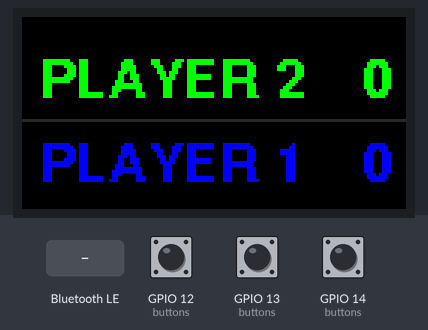
This sketch was run on a simulated ESP32. Parts: 128×64 colour display. The inputs (shaded band) are chosen by the test bench; at power-on: GPIO 12 (buttons) HIGH, GPIO 13 (buttons) HIGH, GPIO 14 (buttons) HIGH. EEPROM starts erased; nothing arrives over Bluetooth unless stated; a phone connects over Bluetooth LE 3 s after start.

Above: at 1.2 s.
1.3 s: GPIO 12 (buttons) pulled LOW for 0.15 s
At 2.0 s:
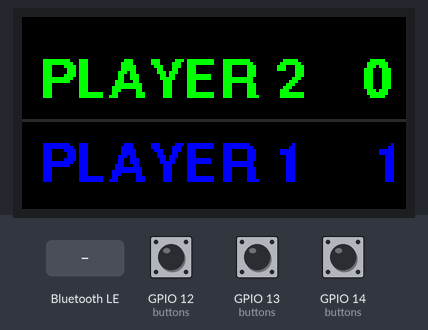
2.9 s: GPIO 13 (buttons) pulled LOW for 0.15 s
At 4.2 s:
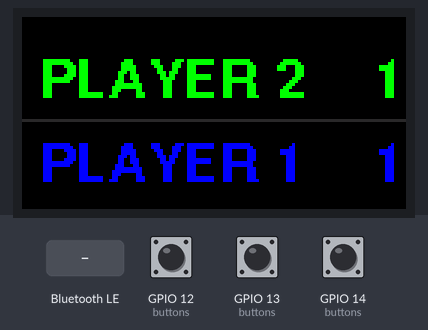
4.5 s: Bluetooth LE write "P1+" received
At 5.0 s:
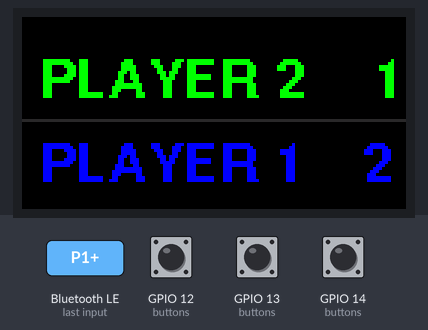
6.0 s: GPIO 13 (buttons) pulled LOW for 1 s
At 8.1 s:
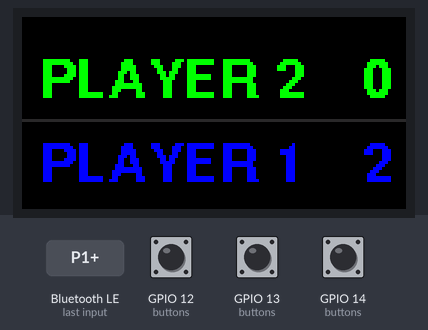
10.0 s: GPIO 12 (buttons) pulled LOW for 0.15 s
At 11.1 s:
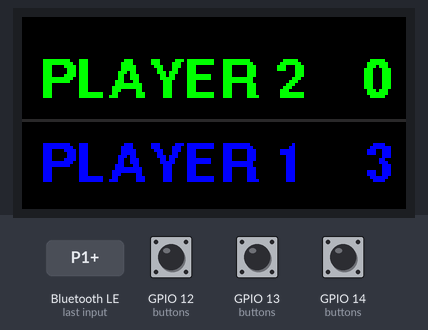
Timing chart, 0 to 12.6 s (numbered marks = the images above; inputs shaded):
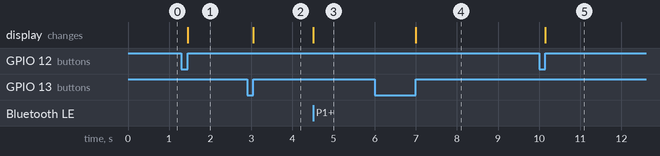

The sketch:

scoreboard_ble.ino
```cpp
#include <ESP32-HUB75-MatrixPanel-I2S-DMA.h>
#include <Fonts/FreeSansBold9pt7b.h>
#include <Preferences.h>

#define PANEL_RES_X 128
#define PANEL_RES_Y 64
#define PANEL_CHAIN 1

// ================== BUTTONS ==================
const int BTN_A = 12;  // Player 1 (bottom / blue)
const int BTN_B = 13;  // Player 2 (top / green)
const int BTN_C = 14;  // Reset (long press)

const unsigned long LONG_PRESS_MS = 600;

unsigned long pressStart[3] = {0, 0, 0};
bool wasPressed[3] = {false, false, false};
int buttons[3] = {BTN_A, BTN_B, BTN_C};

// ================== SCORE ==================
int scorePlayerOne = 0;
int scorePlayerTwo = 0;

// ================== HUB75 PIN MAP ==================
HUB75_I2S_CFG::i2s_pins pins = {
  6,   // R1
  36,  // G1
  37,  // B1
  5,   // R2
  0,   // G2
  35,  // B2
  45,  // A
  1,   // B
  48,  // C
  2,   // D
  4,   // E
  38,  // LAT
  21,  // OE
  47   // CLK
};

HUB75_I2S_CFG mxconfig(PANEL_RES_X, PANEL_RES_Y, PANEL_CHAIN, pins);
MatrixPanel_I2S_DMA *dma_display = nullptr;


void drawScoreboard();

// BLE additions: callbacks only enqueue commands or publish atomic flags.
#include <BLEDevice.h>
#include <BLEServer.h>
#include <BLE2902.h>
#include <freertos/FreeRTOS.h>
#include <freertos/queue.h>
#include <atomic>

static const char *SERVICE_UUID = "ea180001-7444-4d8e-b83c-3f0c0e473ee1";
static const char *COMMAND_UUID = "ea180002-7444-4d8e-b83c-3f0c0e473ee1";
static const char *STATE_UUID   = "ea180003-7444-4d8e-b83c-3f0c0e473ee1";
static const char *NAMES_STATE_UUID = "ea180004-7444-4d8e-b83c-3f0c0e473ee1";
static const char *NAMES_WRITE_UUID = "ea180005-7444-4d8e-b83c-3f0c0e473ee1";
static constexpr size_t MAX_NAME_LENGTH = 8;
static constexpr size_t MAX_NAMES_PACKET = 2 * MAX_NAME_LENGTH + 2;

struct PlayerNames {
  char p1[MAX_NAME_LENGTH + 1];
  char p2[MAX_NAME_LENGTH + 1];
};

static PlayerNames playerNames = {"PLAYER 1", "PLAYER 2"};
static QueueHandle_t nameQueue;
static BLECharacteristic *namesState;
static Preferences nameStorage;
static bool nameStorageReady;

// P1 = bottom/blue (GPIO12); P2 = top/green (GPIO13).
enum BleCommand : uint8_t { P1_UP, P1_DOWN, P2_UP, P2_DOWN, SCORES_RESET };
static QueueHandle_t commandQueue;
static BLECharacteristic *scoreState;
static std::atomic<bool> bleConnected{false};
static std::atomic<bool> restartAdvertising{false};
static std::atomic<uint32_t> rejectedCommands{0};

class ScoreServerCallbacks : public BLEServerCallbacks {
  void onConnect(BLEServer *) override { bleConnected.store(true); }
  void onDisconnect(BLEServer *) override {
    bleConnected.store(false);
    restartAdvertising.store(true);
  }
};
class ScoreCommandCallbacks : public BLECharacteristicCallbacks {
  void onWrite(BLECharacteristic *characteristic) override {
    const String value = characteristic->getValue();
    BleCommand command;
    if (value == "P1+") command = P1_UP;
    else if (value == "P1-") command = P1_DOWN;
    else if (value == "P2+") command = P2_UP;
    else if (value == "P2-") command = P2_DOWN;
    else if (value == "RESET") command = SCORES_RESET;
    else { rejectedCommands.fetch_add(1); return; }
    // Never block the Bluetooth task. Overflow is counted and logged by loop().
    if (xQueueSend(commandQueue, &command, 0) != pdTRUE)
      rejectedCommands.fetch_add(1);
  }
};

// Name packets are ASCII: version '1', P1, '|', P2.
static bool decodePlayerNames(const uint8_t *data, size_t length, PlayerNames &names) {
  if (length < 4 || length > MAX_NAMES_PACKET || data[0] != '1') return false;

  PlayerNames decoded{};
  char *name = decoded.p1;
  size_t count = 0;
  for (size_t i = 1; i < length; ++i) {
    const uint8_t c = data[i];
    if (c == '|') {
      if (name != decoded.p1 || count == 0 || name[count - 1] == ' ') return false;
      name = decoded.p2;
      count = 0;
      continue;
    }
    const bool allowed = (c >= 'A' && c <= 'Z') || (c >= '0' && c <= '9') || c == '-' || c == ' ';
    if (!allowed || count == MAX_NAME_LENGTH || (count == 0 && c == ' ')) return false;
    name[count++] = c;
  }
  if (name != decoded.p2 || count == 0 || name[count - 1] == ' ') return false;
  names = decoded;
  return true;
}

class PlayerNamesCallbacks : public BLECharacteristicCallbacks {
  void onWrite(BLECharacteristic *characteristic) override {
    PlayerNames requested;
    if (!decodePlayerNames(characteristic->getData(), characteristic->getLength(), requested)
        || xQueueSend(nameQueue, &requested, 0) != pdTRUE) {
      rejectedCommands.fetch_add(1);
    }
  }
};

static String encodePlayerNames(const PlayerNames &names) {
  return String('1') + names.p1 + '|' + names.p2;
}

static void publishPlayerNames(bool notifyClient) {
  namesState->setValue(encodePlayerNames(playerNames));
  if (notifyClient && bleConnected.load()) namesState->notify();
}

static void loadPlayerNames() {
  nameStorageReady = nameStorage.begin("scoreboard", false);
  if (!nameStorageReady || !nameStorage.isKey("names")) return;

  uint8_t data[MAX_NAMES_PACKET];
  const size_t length = nameStorage.getBytesLength("names");
  if (length <= sizeof(data) && nameStorage.getBytes("names", data, length) == length) {
    decodePlayerNames(data, length, playerNames);
  }
}

static void processPlayerNames() {
  PlayerNames requested;
  if (xQueueReceive(nameQueue, &requested, 0) != pdTRUE) return;

  if (strcmp(requested.p1, playerNames.p1) != 0 || strcmp(requested.p2, playerNames.p2) != 0) {
    const String value = encodePlayerNames(requested);
    if (!nameStorageReady || nameStorage.putBytes("names", value.c_str(), value.length()) != value.length()) {
      Serial.println("Could not save scoreboard player names");
      return;
    }
    playerNames = requested;
    drawScoreboard();
  }
  publishPlayerNames(true);
}

// Eight bytes: unsigned little-endian uint32 P1 followed by uint32 P2.
// Fits even the default ATT MTU; avoids truncated notifications at large scores.
void publishScoreState(bool notifyClient) {
  uint8_t value[8];
  const uint32_t p1 = static_cast<uint32_t>(scorePlayerOne);
  const uint32_t p2 = static_cast<uint32_t>(scorePlayerTwo);
  for (int i = 0; i < 4; ++i) {
    value[i] = (p1 >> (8 * i)) & 0xff;
    value[4 + i] = (p2 >> (8 * i)) & 0xff;
  }
  scoreState->setValue(value, sizeof(value));
  if (notifyClient && bleConnected.load()) scoreState->notify();
}
void setupScoreBle() {
  commandQueue = xQueueCreate(32, sizeof(BleCommand));
  nameQueue = xQueueCreate(1, sizeof(PlayerNames));
  if (!commandQueue || !nameQueue) {
    Serial.println("BLE command queue allocation failed");
    while (true) delay(1000);
  }
  BLEDevice::init("Scoreboard");
  BLEServer *server = BLEDevice::createServer();
  server->setCallbacks(new ScoreServerCallbacks());
  BLEService *service = server->createService(SERVICE_UUID);
  BLECharacteristic *command = service->createCharacteristic(
      COMMAND_UUID, BLECharacteristic::PROPERTY_WRITE);
  command->setCallbacks(new ScoreCommandCallbacks());
  scoreState = service->createCharacteristic(STATE_UUID,
      BLECharacteristic::PROPERTY_READ | BLECharacteristic::PROPERTY_NOTIFY);
  scoreState->addDescriptor(new BLE2902());
  namesState = service->createCharacteristic(NAMES_STATE_UUID,
      BLECharacteristic::PROPERTY_READ | BLECharacteristic::PROPERTY_NOTIFY);
  namesState->addDescriptor(new BLE2902());
  BLECharacteristic *namesWrite = service->createCharacteristic(
      NAMES_WRITE_UUID, BLECharacteristic::PROPERTY_WRITE);
  namesWrite->setCallbacks(new PlayerNamesCallbacks());
  publishPlayerNames(false);
  publishScoreState(false);
  service->start();
  BLEAdvertising *advertising = BLEDevice::getAdvertising();
  advertising->addServiceUUID(SERVICE_UUID);
  advertising->setScanResponse(true);
  advertising->start();
}
void processScoreBle() {
  static bool waitingToAdvertise = false;
  static unsigned long disconnectedAt = 0;
  if (restartAdvertising.exchange(false)) {
    waitingToAdvertise = true;
    disconnectedAt = millis();
  }
  if (waitingToAdvertise && millis() - disconnectedAt >= 500) {
    if (!bleConnected.load()) BLEDevice::startAdvertising();
    waitingToAdvertise = false;
  }
  // Bound each batch so a wireless burst cannot starve physical button polling.
  BleCommand command;
  for (int n = 0; n < 8 && xQueueReceive(commandQueue, &command, 0) == pdTRUE; ++n) {
    switch (command) {
      case P1_UP: if (scorePlayerOne < INT32_MAX) ++scorePlayerOne; break;
      case P1_DOWN: if (scorePlayerOne > 0) --scorePlayerOne; break;
      case P2_UP: if (scorePlayerTwo < INT32_MAX) ++scorePlayerTwo; break;
      case P2_DOWN: if (scorePlayerTwo > 0) --scorePlayerTwo; break;
      case SCORES_RESET: scorePlayerOne = 0; scorePlayerTwo = 0; break;
    }
    drawScoreboard();
    publishScoreState(true);
  }
  processPlayerNames();
  const uint32_t rejected = rejectedCommands.exchange(0);
  if (rejected) Serial.printf("BLE commands rejected (invalid or queue full): %lu\n",
                              static_cast<unsigned long>(rejected));
}

// ================== DRAW FUNCTION ==================
static void drawPlayerRow(const char *name, int score, int baseline, uint16_t color) {
  const int margin = 6;
  const String scoreText = String(score);
  int16_t x, y;
  uint16_t nameWidth, scoreWidth, height;

  dma_display->setFont(&FreeSansBold9pt7b);
  dma_display->getTextBounds(name, 0, 0, &x, &y, &nameWidth, &height);
  dma_display->getTextBounds(scoreText, 0, 0, &x, &y, &scoreWidth, &height);

  int textY = baseline;
  if (nameWidth + scoreWidth + 3 * margin > PANEL_RES_X) {
    // The built-in 6-pixel advance fits eight name characters and a full 32-bit score.
    dma_display->setFont(nullptr);
    dma_display->getTextBounds(scoreText, 0, 0, &x, &y, &scoreWidth, &height);
    textY -= 7;
  }

  dma_display->setTextColor(color);
  dma_display->setCursor(margin, textY);
  dma_display->print(name);
  dma_display->setCursor(PANEL_RES_X - scoreWidth - margin, textY);
  dma_display->print(scoreText);
}

void drawScoreboard() {
  dma_display->clearScreen();
  dma_display->setTextWrap(false);
  dma_display->drawFastHLine(0, 34, PANEL_RES_X, dma_display->color565(40,40,40));
  drawPlayerRow(playerNames.p2, scorePlayerTwo, 26, dma_display->color565(0,255,0));
  drawPlayerRow(playerNames.p1, scorePlayerOne, 54, dma_display->color565(0,0,255));
}


// ================== SETUP ==================
void setup() {

  Serial.begin(115200);

  // Setup buttons
  for (int i = 0; i < 3; i++) {
    pinMode(buttons[i], INPUT_PULLUP);
  }

  // Display config
  mxconfig.driver = HUB75_I2S_CFG::ICN2038S;
  mxconfig.clkphase = false;
  mxconfig.latch_blanking = true;

  dma_display = new MatrixPanel_I2S_DMA(mxconfig);
  dma_display->begin();
  dma_display->setBrightness8(140);

  loadPlayerNames();
  drawScoreboard();
  setupScoreBle();
}


// ================== LOOP ==================
void loop() {

  processScoreBle();

  for (int i = 0; i < 3; i++) {

    bool pressed = digitalRead(buttons[i]) == LOW;

    // ===== BUTTON JUST PRESSED =====
    if (pressed && !wasPressed[i]) {
      pressStart[i] = millis();
      wasPressed[i] = true;
    }

    // ===== BUTTON JUST RELEASED =====
    if (!pressed && wasPressed[i]) {

      unsigned long duration = millis() - pressStart[i];

      // ===== PLAYER 1 BUTTON =====
      if (i == 0) {
        if (duration >= LONG_PRESS_MS) {
          if (scorePlayerOne > 0) scorePlayerOne--;
        } else {
          scorePlayerOne++;
        }
      }

      // ===== PLAYER 2 BUTTON =====
      if (i == 1) {
        if (duration >= LONG_PRESS_MS) {
          if (scorePlayerTwo > 0) scorePlayerTwo--;
        } else {
          scorePlayerTwo++;
        }
      }

      // ===== RESET BUTTON =====
      if (i == 2) {
        if (duration >= LONG_PRESS_MS) {
          scorePlayerOne = 0;
          scorePlayerTwo = 0;
        }
      }

      drawScoreboard();
      publishScoreState(true);

      wasPressed[i] = false;

      // debounce
      delay(20);
    }
  }
}
```

Measured:
- after the input at 1.3 s, the display: changes after 0.15 s (image 1)
- after the input at 2.9 s, the display: changes after 0.15 s (image 2)
- after the input at 4.5 s, the display: changes at once (image 3)
- after the input at 6.0 s, the display: changes after 1.0 s (image 4)
- after the input at 10.0 s, the display: changes after 0.15 s (image 5)
